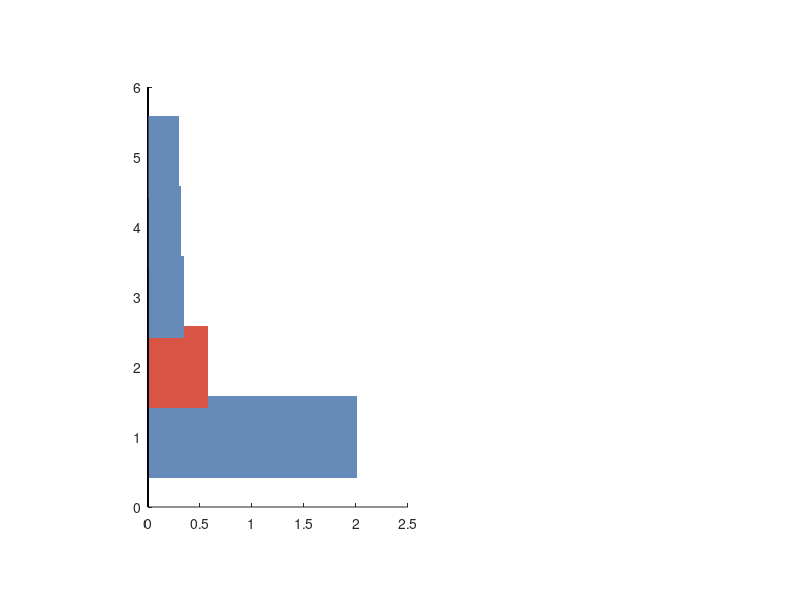

This chart was generated by the following MATLAB code: (Note: this script raises an error after producing the figure.)
function make_fig5()
%MAKE_FIG5 The inference figure: where a token's cost goes, and what a cache
%   does to it.
%
%   fig5a  breakdown of one stateless forward at T=1, from the line profile
%   fig5b  per-token stopwatch over 110 generated tokens, both paths
%
%   Sizes follow the same rule as make_figs: layout at roughly the printed
%   width (~7 inch) so the font sizes on screen are the ones that reach paper.

root   = fileparts(fileparts(mfilename('fullpath')));
addpath(root);
outDir = fullfile(root, 'figures');
if ~exist(outDir, 'dir'), mkdir(outDir); end

f = figure('Visible', 'off', 'Color', 'w', 'Position', [60 60 700 300]);

%% ---------------- a: where 3.56 ms goes ----------------
item = {'weight GEMMs', 'cache (unused)', 'attention', 'LayerNorm', 'the rest'};
ms   = [2.01, 0.58, 0.35, 0.32, 0.30];
waste = [false true false false false];

ax = axes('Parent', f, 'Position', [0.185 0.155 0.325 0.70]);
hold(ax, 'on');
for i = 1:numel(ms)
    if waste(i)
        barh(ax, i, ms(i), 0.58, 'FaceColor', [0.855 0.330 0.275], 'EdgeColor', 'none');
    else
        barh(ax, i, ms(i), 0.58, 'FaceColor', [0.400 0.545 0.720], 'EdgeColor', 'none');
    end
end
ax.YDir = 'reverse';
ax.YTick = 1:numel(ms);
ax.YTickLabel = item;
ax.YLim = [0.4 numel(ms) + 0.6];
ax.XLim = [0 2.78];
ax.XGrid = 'on'; ax.GridAlpha = 0.13; ax.Box = 'off';
ax.FontSize = 7.6; ax.TickDir = 'out'; ax.Layer = 'bottom';
xlabel(ax, 'milliseconds', 'FontSize', 7.6);
title(ax, 'a   one token, 3.56 ms', 'FontSize', 8.6, 'FontWeight', 'bold');
for i = 1:numel(ms)
    text(ax, ms(i) + 0.06, i, sprintf('%.2f  (%.0f%%)', ms(i), 100*ms(i)/3.56), ...
        'FontSize', 7.2, 'VerticalAlignment', 'middle', 'Color', [0.13 0.13 0.13]);
end

%% ---------------- b: per-token stopwatch ----------------
D = readmatrix(fullfile(root, 'logs', 'kvc_stepwise.csv'));
step = D(:, 1);  cMs = D(:, 2);  sMs = D(:, 3);
cS = movmean(cMs, 7);
sS = movmean(sMs, 7);

ax2 = axes('Parent', f, 'Position', [0.615 0.155 0.355 0.70]);
hold(ax2, 'on');
h1 = plot(ax2, step, sS, '-', 'Color', [0.855 0.330 0.275], 'LineWidth', 1.5);
h2 = plot(ax2, step, cS, '-', 'Color', [0.180 0.530 0.360], 'LineWidth', 1.6);
yline(ax2, 3.56, ':', 'Color', [0.45 0.45 0.45], 'LineWidth', 1.0);
ax2.XLim = [step(1) step(end)];
ax2.YLim = [0 14];
ax2.XGrid = 'on'; ax2.YGrid = 'on';
ax2.GridAlpha = 0.13; ax2.Box = 'off';
ax2.FontSize = 7.6; ax2.TickDir = 'out'; ax2.Layer = 'bottom';
xlabel(ax2, 'token position', 'FontSize', 7.6);
ylabel(ax2, 'ms per token', 'FontSize', 7.6);
title(ax2, 'b   110 tokens, same weights', 'FontSize', 8.6, 'FontWeight', 'bold');
legend([h1 h2], {'recompute prefix', 'KV cache'}, 'Location', 'northwest', ...
    'FontSize', 7.2, 'Box', 'off');
text(ax2, step(6), 2.72, 'weights read floor', 'FontSize', 6.6, ...
    'Color', [0.42 0.42 0.42]);
text(ax2, step(end) - 3, sS(end) - 1.5, sprintf('%.1f ms', sS(end)), ...
    'FontSize', 7.2, 'Color', [0.855 0.330 0.275], 'HorizontalAlignment', 'right');
text(ax2, step(end) - 3, cS(end) + 0.9, sprintf('%.1f ms', cS(end)), ...
    'FontSize', 7.2, 'Color', [0.180 0.530 0.360], 'HorizontalAlignment', 'right');

exportgraphics(f, fullfile(outDir, 'fig5_inference.png'), 'Resolution', 300);
fprintf('wrote fig5_inference.png\n');
fprintf('cached %.2f -> %.2f ms | stateless %.2f -> %.2f ms | final ratio %.2fx\n', ...
    cS(1), cS(end), sS(1), sS(end), sS(end)/cS(end));
end
